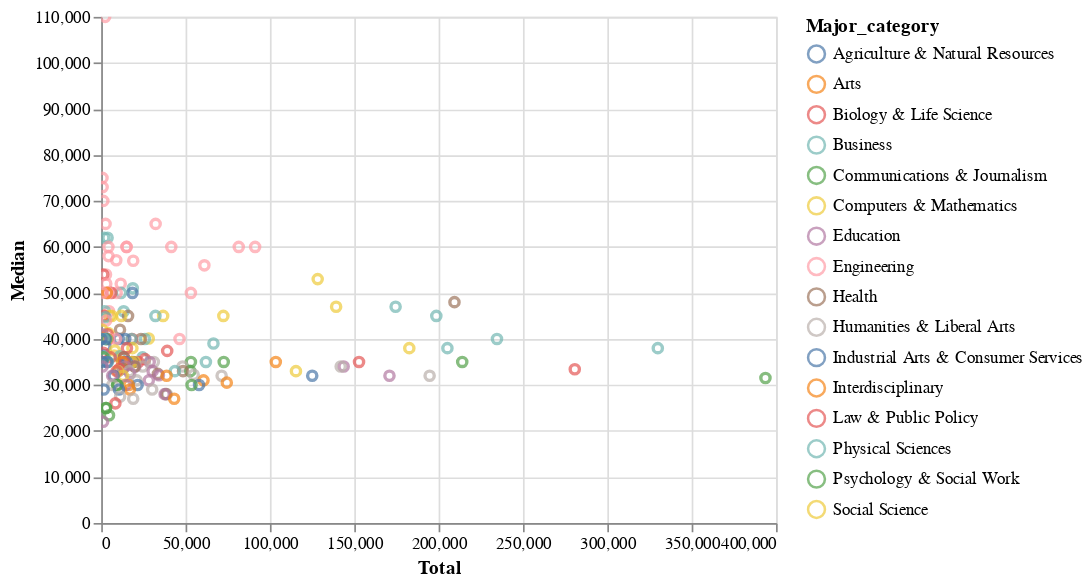

The notebook cell saved with this chart:
### Code cell
chart = alt.Chart(majordf).mark_point().encode(
    x='Total',
    y='Median',
    color = 'Major_category',
    tooltip =['Major','Median','Unemployment_rate']
).interactive()

chart

### Figure 1 — Vega-Lite specification as saved in the notebook (floating-point values rounded to 4 significant figures; data arrays with more than 128 entries replaced by an {"elided": "..."} marker saying what was removed)
{"config": {"view": {"continuousWidth": 400, "continuousHeight": 300}}, "data": {"name": "data-3ea45ec2df393a04a626ec948231c53c"}, "mark": "point", "encoding": {"color": {"type": "nominal", "field": "Major_category"}, "tooltip": [{"type": "nominal", "field": "Major"}, {"type": "quantitative", "field": "Median"}, {"type": "nominal", "field": "Unemployment_rate"}], "x": {"type": "quantitative", "field": "Total"}, "y": {"type": "quantitative", "field": "Median"}}, "selection": {"selector004": {"type": "interval", "bind": "scales", "encodings": ["x", "y"]}}, "$schema": "https://vega.github.io/schema/vega-lite/v4.8.1.json", "datasets": {"data-3ea45ec2df393a04a626ec948231c53c": {"elided": "173 records"}}}
